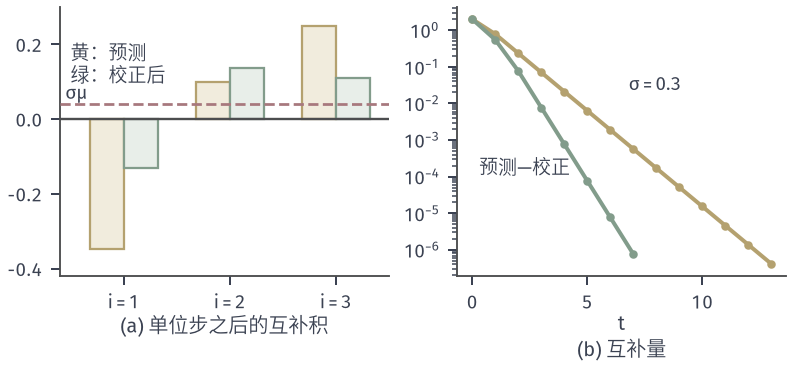

Generate this figure with Python:
from pathlib import Path
import sys
ROOT = next(p for p in Path(__file__).resolve().parents if (p/"build.sh").is_file() and (p/"tex/book.tex").is_file())
sys.path.insert(0, str(ROOT/"figures/05-optimization/01-linear-programming/matplotlib/lpipm-common"))
from ipm_plot import *
OUT = Path(__file__).resolve().parent

# Predictor-corrector: products after a unit step, and convergence against fixed sigma.
pc = predictor_corrector(A_RUN, B_RUN, C_RUN, X0_RUN, Y0_RUN, S0_RUN, eta=.9, tol=1e-6)
pf = path_following(A_RUN, B_RUN, C_RUN, X0_RUN, Y0_RUN, S0_RUN, sigma=.3, eta=.9, tol=1e-6)
fig, (a, b) = figure(width_mm=112, height_mm=52, ncols=2)
r = pc[0]
P = (r['x'] + r['dxa']) * (r['s'] + r['dsa']); C = (r['x'] + r['dx']) * (r['s'] + r['ds']); tg = r['sigma'] * r['mu']
w = .32; idx = np.arange(3)
a.bar(idx - w / 2, P, w, color=YELLOW_FILL, edgecolor=YELLOW, lw=.9, zorder=3)
a.bar(idx + w / 2, C, w, color=GREEN_FILL, edgecolor=GREEN, lw=.9, zorder=3)
a.axhline(tg, color=RED, lw=1.1, ls='--', zorder=4); a.axhline(0, color='#4C4D4F', lw=.95, zorder=5)
a.set_xticks(idx); a.set_xticklabels(['$i=1$', '$i=2$', '$i=3$'])
a.text(-.55, tg + .015, '$\\sigma\\mu$', fontsize=7.5, ha='left', color=INK)
a.text(-.5, .16, '黄：预测', fontsize=7.5); a.text(-.5, .1, '绿：校正后', fontsize=7.5)
a.set_ylim(-.42, .3); a.set_xlim(-.6, 2.5)
a.set_xlabel('(a) 单位步之后的互补积', labelpad=1)
b.semilogy([q['t'] for q in pf], [q['x'] @ q['s'] for q in pf], color=YELLOW, lw=1.6, marker='o', ms=2.4)
b.semilogy([q['t'] for q in pc], [q['x'] @ q['s'] for q in pc], color=GREEN, lw=1.6, marker='o', ms=2.4)
b.text(6.8, 2.2e-2, '$\\sigma=0.3$', fontsize=7.5); b.text(.3, 1.2e-4, '预测—校正', fontsize=7.5)
xlab(b, '$t$', '(b) 互补量')
save(fig, OUT, 'figure', {'rounds_pc': len(pc) - 1, 'rounds_fixed': len(pf) - 1, 'predictor_products': P.tolist(), 'corrected_products': C.tolist(), 'target': tg})
